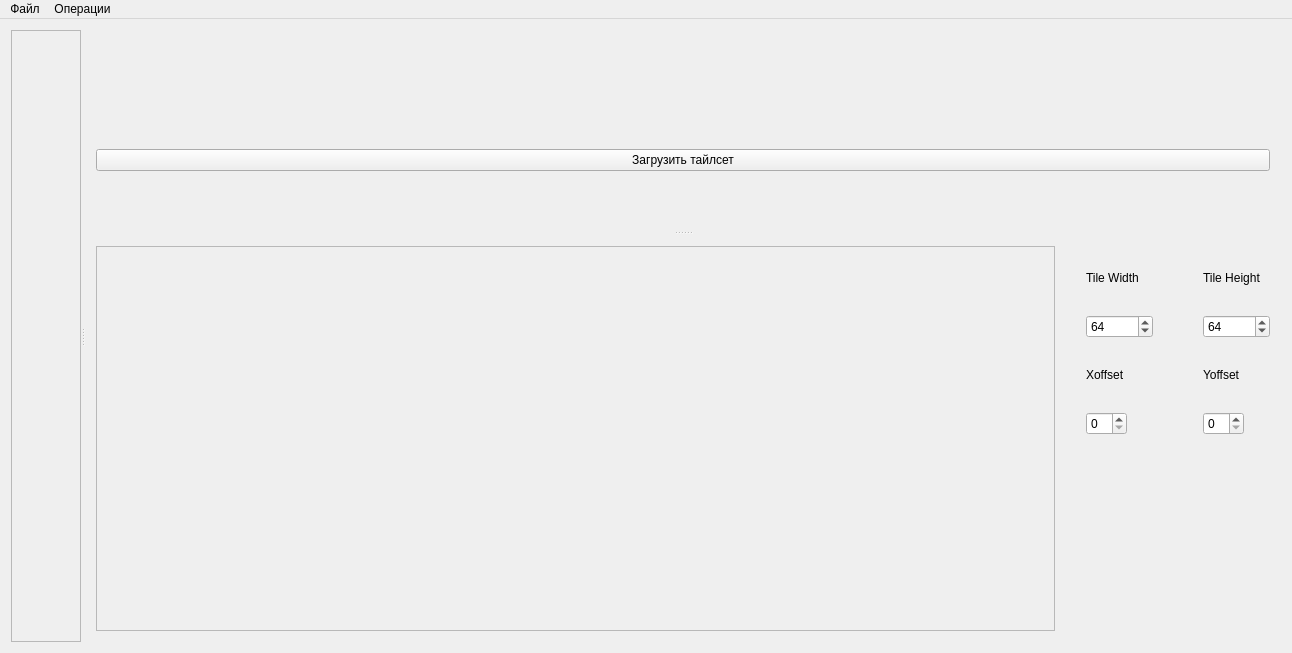
<?xml version="1.0" encoding="UTF-8"?>
<ui version="4.0">
 <class>MainWindow</class>
 <widget class="QMainWindow" name="MainWindow">
  <property name="geometry">
   <rect>
    <x>0</x>
    <y>0</y>
    <width>1292</width>
    <height>653</height>
   </rect>
  </property>
  <property name="minimumSize">
   <size>
    <width>640</width>
    <height>360</height>
   </size>
  </property>
  <property name="windowTitle">
   <string>RandomLoot's RoomTiler</string>
  </property>
  <widget class="QWidget" name="centralWidget">
   <layout class="QGridLayout" name="gridLayout_2">
    <item row="0" column="0">
     <widget class="QSplitter" name="splitterRoomAndSplitter">
      <property name="sizePolicy">
       <sizepolicy hsizetype="Expanding" vsizetype="Preferred">
        <horstretch>0</horstretch>
        <verstretch>0</verstretch>
       </sizepolicy>
      </property>
      <property name="orientation">
       <enum>Qt::Horizontal</enum>
      </property>
      <property name="opaqueResize">
       <bool>true</bool>
      </property>
      <property name="childrenCollapsible">
       <bool>false</bool>
      </property>
      <widget class="QScrollArea" name="roomEditorScrollArea">
       <property name="sizePolicy">
        <sizepolicy hsizetype="Expanding" vsizetype="Expanding">
         <horstretch>0</horstretch>
         <verstretch>0</verstretch>
        </sizepolicy>
       </property>
       <property name="widgetResizable">
        <bool>true</bool>
       </property>
       <widget class="QWidget" name="scrollAreaWidgetContents">
        <property name="geometry">
         <rect>
          <x>0</x>
          <y>0</y>
          <width>69</width>
          <height>612</height>
         </rect>
        </property>
       </widget>
      </widget>
      <widget class="QSplitter" name="splitterListAndTileset">
       <property name="orientation">
        <enum>Qt::Vertical</enum>
       </property>
       <widget class="QWidget" name="verticalLayoutWidget">
        <layout class="QVBoxLayout" name="vlayoutTileButton">
         <item>
          <layout class="QVBoxLayout" name="tilesGridLayout"/>
         </item>
         <item>
          <layout class="QHBoxLayout" name="horizontalLayout_2">
           <property name="sizeConstraint">
            <enum>QLayout::SetMinimumSize</enum>
           </property>
           <property name="topMargin">
            <number>60</number>
           </property>
           <item>
            <widget class="QPushButton" name="buttonLoadTileset">
             <property name="text">
              <string>Загрузить тайлсет</string>
             </property>
            </widget>
           </item>
          </layout>
         </item>
        </layout>
       </widget>
       <widget class="QWidget" name="horizontalLayoutWidget">
        <layout class="QHBoxLayout" name="hlayoutTilesetAndParams" stretch="1,0">
         <item>
          <widget class="QScrollArea" name="tilesetEditorScrollArea">
           <property name="sizePolicy">
            <sizepolicy hsizetype="Minimum" vsizetype="Expanding">
             <horstretch>0</horstretch>
             <verstretch>0</verstretch>
            </sizepolicy>
           </property>
           <property name="widgetResizable">
            <bool>true</bool>
           </property>
           <widget class="QWidget" name="scrollAreaWidgetContents_2">
            <property name="geometry">
             <rect>
              <x>0</x>
              <y>0</y>
              <width>990</width>
              <height>399</height>
             </rect>
            </property>
           </widget>
          </widget>
         </item>
         <item>
          <layout class="QFormLayout" name="formLayout">
           <property name="fieldGrowthPolicy">
            <enum>QFormLayout::FieldsStayAtSizeHint</enum>
           </property>
           <property name="horizontalSpacing">
            <number>50</number>
           </property>
           <property name="verticalSpacing">
            <number>30</number>
           </property>
           <property name="leftMargin">
            <number>25</number>
           </property>
           <property name="topMargin">
            <number>25</number>
           </property>
           <item row="1" column="0">
            <widget class="QSpinBox" name="sbTileWidth">
             <property name="maximum">
              <number>100000</number>
             </property>
             <property name="value">
              <number>64</number>
             </property>
            </widget>
           </item>
           <item row="1" column="1">
            <widget class="QSpinBox" name="sbTileHeight">
             <property name="maximum">
              <number>100000</number>
             </property>
             <property name="value">
              <number>64</number>
             </property>
            </widget>
           </item>
           <item row="3" column="0">
            <widget class="QSpinBox" name="sbXoffset"/>
           </item>
           <item row="3" column="1">
            <widget class="QSpinBox" name="sbYoffset"/>
           </item>
           <item row="0" column="0">
            <widget class="QLabel" name="label">
             <property name="text">
              <string>Tile Width</string>
             </property>
            </widget>
           </item>
           <item row="0" column="1">
            <widget class="QLabel" name="label_2">
             <property name="text">
              <string>Tile Height</string>
             </property>
            </widget>
           </item>
           <item row="2" column="0">
            <widget class="QLabel" name="label_3">
             <property name="text">
              <string>Xoffset</string>
             </property>
            </widget>
           </item>
           <item row="2" column="1">
            <widget class="QLabel" name="label_4">
             <property name="text">
              <string>Yoffset</string>
             </property>
            </widget>
           </item>
          </layout>
         </item>
        </layout>
       </widget>
      </widget>
     </widget>
    </item>
   </layout>
  </widget>
  <widget class="QMenuBar" name="menuBar">
   <property name="geometry">
    <rect>
     <x>0</x>
     <y>0</y>
     <width>1292</width>
     <height>21</height>
    </rect>
   </property>
   <widget class="QMenu" name="menu">
    <property name="title">
     <string>Файл</string>
    </property>
    <addaction name="menuRoomNew"/>
    <addaction name="menuRoomLoad"/>
    <addaction name="menuRoomSave"/>
    <addaction name="menuRoomSaveAs"/>
   </widget>
   <widget class="QMenu" name="menu_2">
    <property name="title">
     <string>Операции</string>
    </property>
    <addaction name="menuRoomCodeGet"/>
   </widget>
   <addaction name="menu"/>
   <addaction name="menu_2"/>
  </widget>
  <action name="menuRoomNew">
   <property name="text">
    <string>&amp;Новая комната</string>
   </property>
   <property name="shortcut">
    <string>Ctrl+N</string>
   </property>
  </action>
  <action name="menuRoomLoad">
   <property name="text">
    <string>&amp;Загрузить комнату</string>
   </property>
   <property name="shortcut">
    <string>Ctrl+L</string>
   </property>
  </action>
  <action name="menuRoomSave">
   <property name="text">
    <string>&amp;Сохранить комнату</string>
   </property>
   <property name="shortcut">
    <string>Ctrl+S</string>
   </property>
  </action>
  <action name="menuRoomSaveAs">
   <property name="text">
    <string>Сохранить комнату &amp;как</string>
   </property>
   <property name="shortcut">
    <string>Ctrl+Shift+S</string>
   </property>
  </action>
  <action name="menuRoomCodeGet">
   <property name="text">
    <string>&amp;Получить код генерации</string>
   </property>
   <property name="shortcut">
    <string>Ctrl+E</string>
   </property>
  </action>
 </widget>
 <layoutdefault spacing="6" margin="11"/>
 <resources/>
 <connections/>
</ui>
